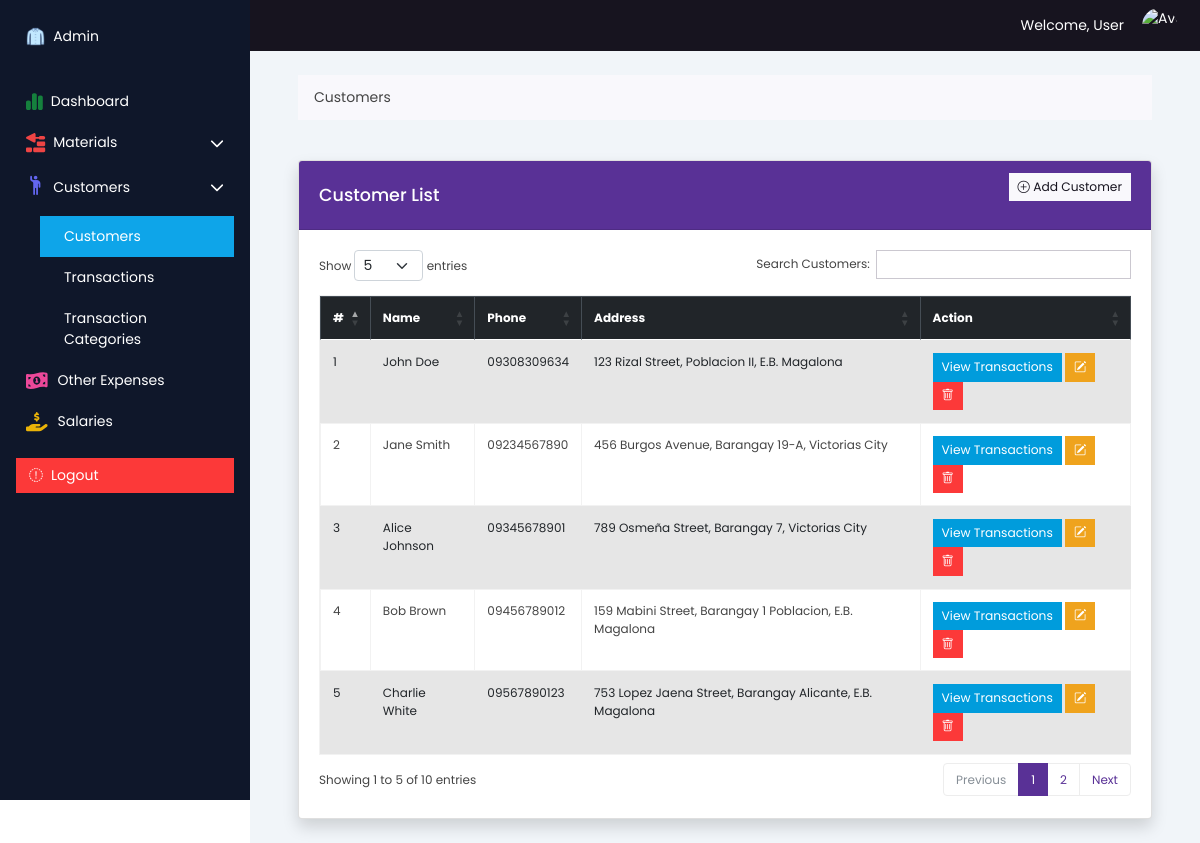
Page /admin/customers.php on the committed database.
### tables this page shows
CREATE TABLE `customers` (
  `customer_id` int(11) NOT NULL,
  `name` varchar(255) NOT NULL,
  `phone` varchar(50) DEFAULT NULL,
  `address` text DEFAULT NULL,
  `created_at` timestamp NOT NULL DEFAULT current_timestamp(),
  `updated_at` timestamp NOT NULL DEFAULT current_timestamp()
);

### models/admin_customers.php (called while the page is built, shortened)
<?php
function getCustomers($conn) {
    $sql = "SELECT customer_id, name, phone, address, created_at FROM customers ORDER BY created_at DESC";
    $result = $conn->query($sql);
    if ($result->num_rows > 0) {
        $customers = [];
        while ($row = $result->fetch_assoc()) {
            $customers[] = $row;
        }
        return $customers;
    } else {
        return [];
    }
}
?>

### admin/customers.php (the view, shortened to what this page needs)
<?php
require '../inc/database.php';
require '../models/admin_customers.php';
$customers = getCustomers($conn);
?>
<!DOCTYPE html>
<html lang="en">
<head>
    <?php require '../inc/head.php'; ?>
    <link rel="stylesheet" href="../public/css/main.css">
</head>
<body class="poppins-regular">
    <?php require 'partials/sidebar.php'; ?>
    <div class="flex-grow-1 bg-slate-100">
        <?php require 'partials/header.php'; ?>
        <div class="container mt-4 px-5">
            <div class="row mb-4">
                <div class="col-md-12">
                    <nav aria-label="breadcrumb">
                        <ol class="breadcrumb">
                            <li class="breadcrumb-item active" aria-current="page">Customers</li>
                        </ol>
                    </nav>
                </div>
            </div>
            <div class="row mb-4">
                <div class="col-md-12">
                    <div class="card shadow text-xs">
                        <div class="card-header bg-primary text-white d-flex justify-content-between align-items-center">
                            <h5 class="mb-0">Customer List</h5>
                            <button class="btn btn-light btn-sm mb-3" data-bs-toggle="modal" data-bs-target="#addCustomerModal">
                                <i class="bi bi-plus-circle"></i> Add Customer
                            </button>
                        </div>
                        <div class="card-body">
                            <div class="table-responsive">
                                <table id="customersTable" class="table table-bordered table-striped text-xs">
                                    <thead class="table-dark">
                                        <tr>
                                            <th>#</th>
                                            <th>Name</th>
                                            <th>Phone</th>
                                            <th>Address</th>
                                            <th>Action</th>
                                        </tr>
                                    </thead>
                                    <tbody>
                                        <?php if (!empty($customers)) : ?>
                                            <?php foreach ($customers as $index => $customer) : ?>
                                                <tr>
                                                    <td><?= $index + 1 ?></td>
                                                    <td><?= htmlspecialchars($customer['name']) ?></td>
                                                    <td><?= htmlspecialchars($customer['phone']) ?></td>
                                                    <td><?= htmlspecialchars($customer['address']) ?></td>
                                                    <td>
                                                        <a href="customer_transactions.php?customer_id=<?= $customer['customer_id'] ?>" class="btn btn-info btn-sm">
                                                            View Transactions
                                                        </a>
                                                        <button type="button" class="btn btn-warning btn-sm" data-bs-toggle="modal" data-bs-target="#editCustomerModal<?= $customer['customer_id'] ?>">
                                                            <i class="bi bi-pencil-square"></i>
                                                        </button>
                                                        <form action="../controllers/admin_delete_customer.php" method="POST" style="display:inline;">
                                                            <button type="submit" class="btn btn-danger btn-sm" onclick="return confirm('Are you sure you want to delete this customer? This will also delete the associated transactions.');">
                                                                <i class="bi bi-trash"></i>
                                                            </button>
                                                        </form>
                                                    </td>
                                                </tr>
                                            <?php endforeach; ?>
                                        <?php else : ?>
                                            <tr>
                                                <td colspan="5" class="text-center text-muted">No customers found.</td>
                                            </tr>
                                        <?php endif; ?>
                                    </tbody>
                                </table>
                            </div>
                        </div>
                    </div>
                </div>
            </div>
        </div>
    </div>
</body>
</html>

### public/css/main.css (style rules this page uses)
.poppins-regular { font-family: "Poppins", sans-serif; font-weight: 400; font-style: normal; }
* { margin: 0; padding: 0; box-sizing: border-box; }
body { display: flex; }
a { text-decoration: none; }
.bg-slate-100 { background-color: #f1f5f9; }
.text-xs { font-size: 0.75rem; }

### rows in the picture
customers: name "John Doe", phone "09308309634", address "123 Rizal Street, Poblacion II, E.B. Magalona"
customers: name "Jane Smith", phone "09234567890", address "456 Burgos Avenue, Barangay 19-A, Victorias City"
customers: name "Alice Johnson", phone "09345678901", address "789 Osmeña Street, Barangay 7, Victorias City"
customers: name "Bob Brown", phone "09456789012", address "159 Mabini Street, Barangay 1 Poblacion, E.B. Magalona"
customers: name "Charlie White", phone "09567890123", address "753 Lopez Jaena Street, Barangay Alicante, E.B. Magalona"

### other values in the picture
$account_info['username'] "User"
